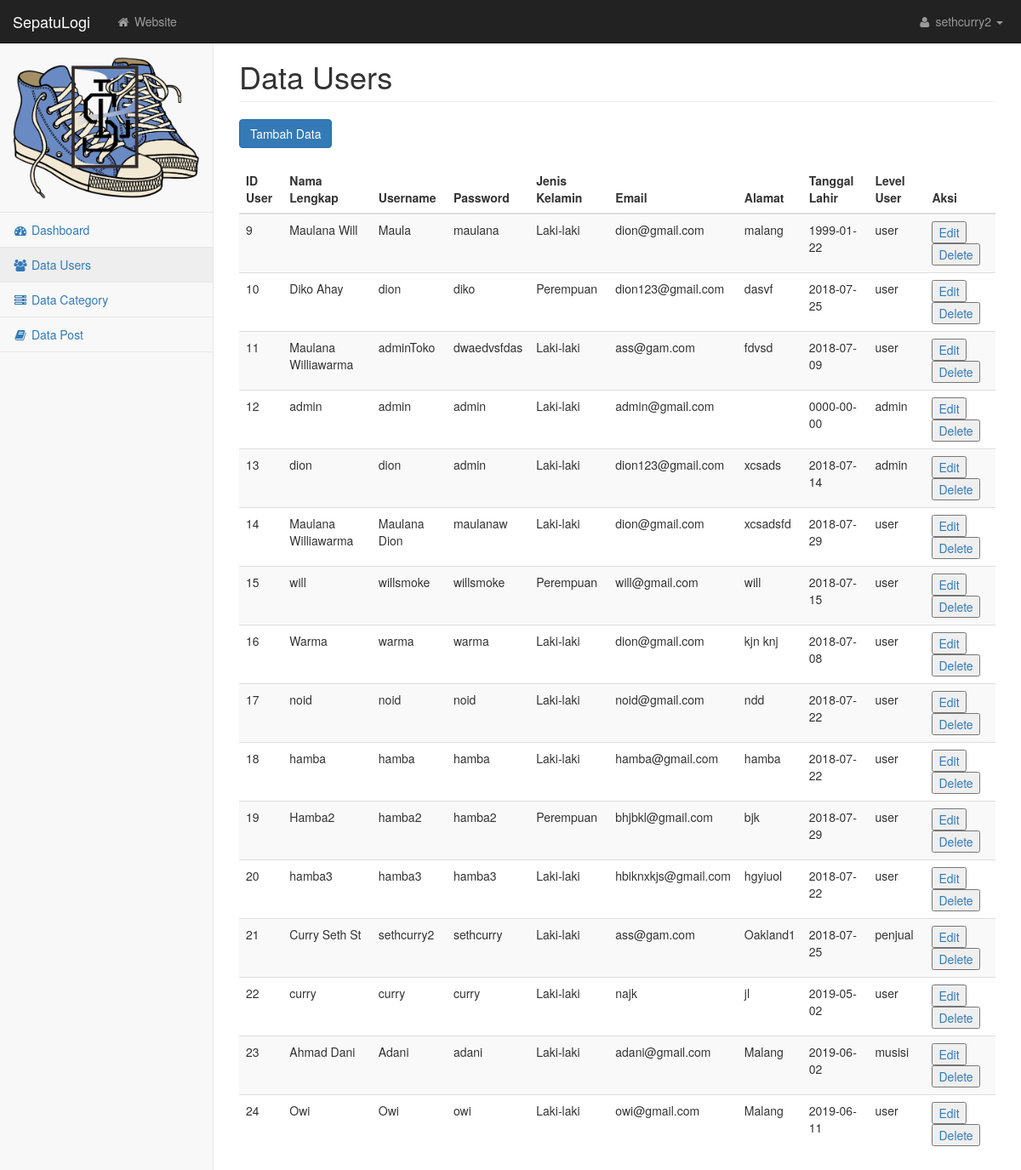
Screenshot of /admin/datauser.php (signed in) with the database file from the repository.
### tables this page shows
CREATE TABLE `user` (
  `id_user` int(11) NOT NULL,
  `nama_lengkap` varchar(50) NOT NULL,
  `username` varchar(30) NOT NULL,
  `password` varchar(30) NOT NULL,
  `jenis_kelamin` varchar(20) NOT NULL,
  `email` varchar(30) NOT NULL,
  `alamat` varchar(1000) NOT NULL,
  `tgl_lahir` date NOT NULL,
  `level_user` int(11) NOT NULL
);

CREATE TABLE `jenis_user` (
  `id_level` int(11) NOT NULL,
  `nama_level` varchar(10) NOT NULL
);

### admin/datauser.php (the view, shortened to what this page needs)
<!DOCTYPE html>
<html lang="en">
    <head>
        <link href="css/bootstrap.min.css" rel="stylesheet">
        <link href="css/metisMenu.min.css" rel="stylesheet">
        <link href="css/timeline.css" rel="stylesheet">
        <link href="css/startmin.css" rel="stylesheet">
        <link href="css/morris.css" rel="stylesheet">
        <link href="css/font-awesome.min.css" rel="stylesheet" type="text/css">
    </head>
    <body>
        <div id="wrapper">
            <nav class="navbar navbar-inverse navbar-fixed-top" role="navigation">
                <div class="navbar-header">
                    <a class="navbar-brand" href="index.php">SepatuLogi</a>
                </div>
                <ul class="nav navbar-nav navbar-left navbar-top-links">
                    <li><a href="index.php"><i class="fa fa-home fa-fw"></i> Website</a></li>
                </ul>
                <ul class="nav navbar-right navbar-top-links">
                    <li class="dropdown">
                        <?php
                        include 'koneksi.php';
                            $perintah = mysqli_query($mysqli, "SELECT * from user WHERE id_user='$_SESSION[id_user]'");
                            $result = mysqli_fetch_array($perintah);
                        ?>
                        <a class="dropdown-toggle" data-toggle="dropdown" href="#">
                            <i class="fa fa-user fa-fw"></i> <?php echo $result['username']; ?> <b class="caret"></b>
                        </a>
                    </li>
                </ul>
                <div class="navbar-default sidebar" role="navigation">
                    <div class="sidebar-nav navbar-collapse">
                        <ul class="nav" id="side-menu">
                            <li class="sidebar-search">
                                <img src="images/SEP.png" class="img img-responsive" width="auto" height="100">
                            </li>
                            <li>
                                <a href="index.php" ><i class="fa fa-dashboard fa-fw"></i> Dashboard</a>
                            </li>
                            <li>
                                <a href="datauser.php" class="active"><i class="fa fa-users fa-fw"></i> Data Users</a>
                            </li>
                            <li>
                                <a href="datakategori.php"><i class="fa fa-server fa-fw"></i> Data Category</a>
                            </li>
                            <li>
                                <a href="datapost.php"><i class="fa fa-book fa-fw"></i> Data Post</a>
                            </li>
                        </ul>
                    </div>
                </div>
            </nav>
            <div id="page-wrapper">
                <div class="row">
                    <div class="col-lg-12">
                        <h1 class="page-header">Data Users</h1>
                    </div>
                </div>
                <div class="row">
                    <div class="col-lg-12">
                        <a id="modal-990150" href="#modal-container-990150" role="button" data-toggle="modal"><button class=" btn btn-primary">Tambah Data</button></a>
                        <br><br>
                          <div class="table-responsive">
                            <table class="table table-striped table-sm">
                              <thead>
                                <tr>
                                    <th>ID User</th>
                                    <th>Nama Lengkap</th>
                                    <th>Username</th>
                                    <th>Password</th>
                                    <th>Jenis Kelamin</th>
                                    <th>Email</th>
                                    <th>Alamat</th>
                                    <th>Tanggal Lahir</th>
                                    <th>Level User</th>
                                    <th>Aksi</th>
                                </tr>
                              </thead>
                              <tbody>
                                <?php
                                    $query = mysqli_query($mysqli, "SELECT * FROM user");
                                    $hasil = mysqli_query($mysqli, "SELECT * FROM user");
                                    $row = mysqli_num_rows($hasil);
                                    if ($row==0) {
                                        echo "Data kosong!";
                                    }else{
                                    while ($show = mysqli_fetch_array($query)) {
                                        $lvl = $show['level_user'];
                                        $qq = mysqli_query($mysqli, "SELECT * FROM jenis_user WHERE id_level='$lvl' ");
                                        $tampil = mysqli_fetch_array($qq);
                                     ?>
                                     <tr>
                                        <td><?php echo $show['id_user']; ?></td>
                                        <td><?php echo $show['nama_lengkap']; ?></td>
                                        <td><?php echo $show['username']; ?></td>
                                        <td><?php echo $show['password']; ?></td>
                                        <td><?php echo $show['jenis_kelamin']; ?></td>
                                        <td><?php echo $show['email']; ?></td>
                                        <td><?php echo $show['alamat']; ?></td>
                                        <td><?php echo $show['tgl_lahir']; ?></td>
                                        <td><?php echo $tampil['nama_level']; ?></td>
                                        <td>
                                            <a id="modal-990160" href="#modal-container-990160<?php echo $show['id_user']; ?>" role="button" data-toggle="modal"><button class="" onclick="myFunction()">Edit</button></a>
                                            <a href="deleteuser.php?id_user=<?php echo $show['id_user']; ?>"><button>Delete</button></a>
                                        </td>
                                     </tr>
                                     <?php }
                                     }
                                      ?>
                              </tbody>
                            </table>
                          </div>
                    </div>
                </div>
            </div>
        </div>
    </body>
</html>

### admin/css/startmin.css (style rules this page uses)
body { background-color: #f8f8f8; }
#wrapper { width: 100%; }
#page-wrapper { padding: 30px 15px 0 15px; min-height: 568px; background-color: #fff; }
@media (min-width:768px) { #page-wrapper { position: inherit; margin-left: 250px; padding: 30px 30px 0 30px; border-left: 1px solid #e7e7e7; } }
.navbar-header { float: left; }
.navbar-left { float: left; }
.navbar-right { text-align: right; }
.navbar-top-links { margin: 0; }
.navbar-top-links li { display: inline-block; }
.navbar-top-links li:last-child { margin-right: 6px; }
.navbar-top-links li a { padding: 15px; min-height: 50px; }
.navbar-top-links>li>a { color: #999; }
.sidebar .sidebar-nav.navbar-collapse { padding-right: 0; padding-left: 0; }
.sidebar .sidebar-search { padding: 15px; }
.sidebar ul li { border-bottom: 1px solid #e7e7e7; }
.sidebar ul li a.active { background-color: #eee; }
@media (min-width:768px) { .sidebar { z-index: 1; position: absolute; width: 250px; margin-top: 51px; } }

### rows the page displays
user: username "sethcurry2", id_user "21", nama_lengkap "Curry Seth St", password "sethcurry", jenis_kelamin "Laki-laki", email "ass@gam.com", alamat "Oakland1", tgl_lahir "2018-07-25", level_user.nama_level "penjual"
user: id_user "9", nama_lengkap "Maulana Will", username "Maula", password "maulana", jenis_kelamin "Laki-laki", email "dion@gmail.com", alamat "malang", tgl_lahir "1999-01-22", level_user.nama_level "user"
user: id_user "10", nama_lengkap "Diko Ahay", username "dion", password "diko", jenis_kelamin "Perempuan", email "dion123@gmail.com", alamat "dasvf", tgl_lahir "2018-07-25", level_user.nama_level "user"
user: id_user "11", nama_lengkap "Maulana Williawarma", username "adminToko", password "dwaedvsfdas", jenis_kelamin "Laki-laki", email "ass@gam.com", alamat "fdvsd", tgl_lahir "2018-07-09", level_user.nama_level "user"
user: id_user "12", nama_lengkap "admin", username "admin", password "admin", jenis_kelamin "Laki-laki", email "admin@gmail.com", tgl_lahir "0000-00-00", level_user.nama_level "admin"
user: id_user "13", nama_lengkap "dion", username "dion", password "admin", jenis_kelamin "Laki-laki", email "dion123@gmail.com", alamat "xcsads", tgl_lahir "2018-07-14", level_user.nama_level "admin"
user: id_user "14", nama_lengkap "Maulana Williawarma", username "Maulana Dion", password "maulanaw", jenis_kelamin "Laki-laki", email "dion@gmail.com", alamat "xcsadsfd", tgl_lahir "2018-07-29", level_user.nama_level "user"
user: id_user "15", nama_lengkap "will", username "willsmoke", password "willsmoke", jenis_kelamin "Perempuan", email "will@gmail.com", alamat "will", tgl_lahir "2018-07-15", level_user.nama_level "user"
user: id_user "16", nama_lengkap "Warma", username "warma", password "warma", jenis_kelamin "Laki-laki", email "dion@gmail.com", alamat "kjn knj", tgl_lahir "2018-07-08", level_user.nama_level "user"
user: id_user "17", nama_lengkap "noid", username "noid", password "noid", jenis_kelamin "Laki-laki", email "noid@gmail.com", alamat "ndd", tgl_lahir "2018-07-22", level_user.nama_level "user"
user: id_user "18", nama_lengkap "hamba", username "hamba", password "hamba", jenis_kelamin "Laki-laki", email "hamba@gmail.com", alamat "hamba", tgl_lahir "2018-07-22", level_user.nama_level "user"
user: id_user "19", nama_lengkap "Hamba2", username "hamba2", password "hamba2", jenis_kelamin "Perempuan", email "bhjbkl@gmail.com", alamat "bjk", tgl_lahir "2018-07-29", level_user.nama_level "user"
user: id_user "20", nama_lengkap "hamba3", username "hamba3", password "hamba3", jenis_kelamin "Laki-laki", email "hbiknxkjs@gmail.com", alamat "hgyiuol", tgl_lahir "2018-07-22", level_user.nama_level "user"
user: id_user "22", nama_lengkap "curry", username "curry", password "curry", jenis_kelamin "Laki-laki", email "najk", alamat "jl", tgl_lahir "2019-05-02", level_user.nama_level "user"
user: id_user "23", nama_lengkap "Ahmad Dani", username "Adani", password "adani", jenis_kelamin "Laki-laki", email "adani@gmail.com", alamat "Malang", tgl_lahir "2019-06-02", level_user.nama_level "musisi"
user: id_user "24", nama_lengkap "Owi", username "Owi", password "owi", jenis_kelamin "Laki-laki", email "owi@gmail.com", alamat "Malang", tgl_lahir "2019-06-11", level_user.nama_level "user"
